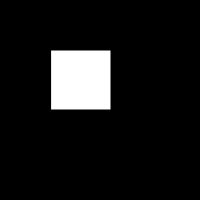
Frame 1 (no input)
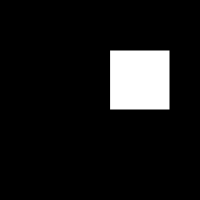
Frame 60 (no input)
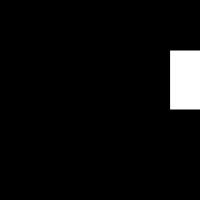
Frame 120 (the mouse pressed at the canvas centre since frame 60)

The p5.js sketch that drew these frames (run headless with seeded random() and noise() and a simulated clock; from frame 60 on, the mouse is pressed at the canvas centre):

// p5.js sketch
// ── sketch.js
var boxWidth = 60;  // initial values
var boxX = 50;

function setup() {
    createCanvas(200, 200);
}

function draw() {
    background(0);
    if (boxX > width) {
        boxX = -boxWidth;
    }
    boxX = boxX + 1;
    rect(boxX, 50, boxWidth, boxWidth);
}
